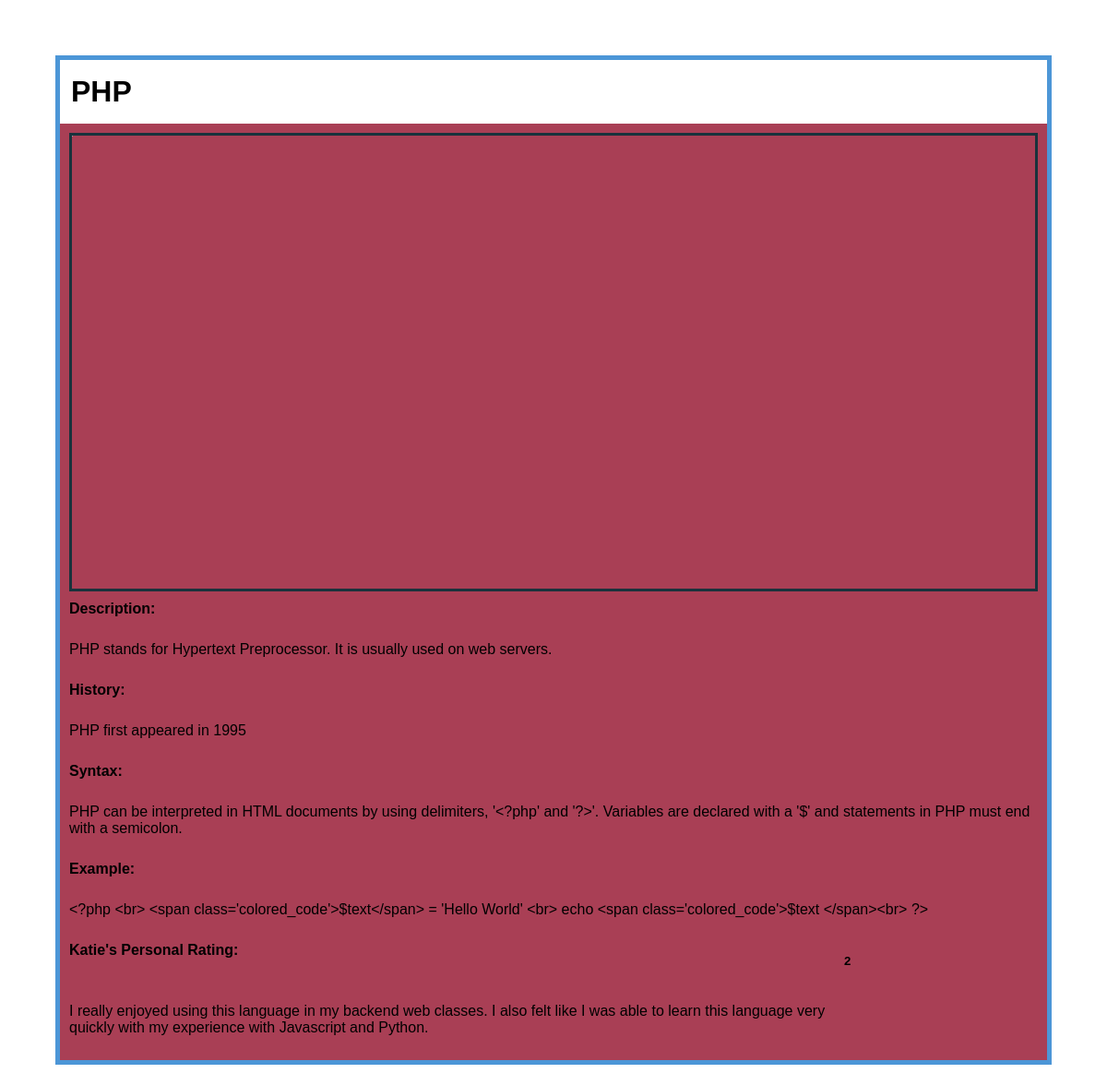
Page /4/ on the committed database.
### languages/models.py (models this page shows, shortened)
class Language(models.Model):
    name = models.CharField(max_length=20)
    description = models.TextField()
    image = models.FilePathField(path="/img")
    syntax = models.TextField()
    history = models.TextField()
    rating_reasoning = models.TextField()
    example = models.TextField()
    rating_choice = (
    (1, "Top Tier"),
    (2, "Mid Tier"),
    (3, "Low Tier"),
  )
    rating = models.CharField(max_length=1, choices=rating_choice)

### languages/views.py (the view)
# urls.py: path("<int:pk>/", views.language_detail, name="language_detail"),
def language_detail(request, pk):
    language = Language.objects.get(pk=pk)
    context = {
        'language': language
    }
    return render(request, 'language_detail.html', context)

### languages/templates/language_detail.html (shortened to what this page needs)
{% load static %}
<link rel="stylesheet" type="text/css" href="{% static 'base.css' %}" />
<h1>{{ language.name }}</h1>
<div class="detail_row">
    <div class="detail_image_container">
    </div>
    <div class="information_column">
        <h4>Description:</h4>
        <p>{{ language.description }}</p>
        <h4>History:</h4>
        <p>{{ language.history }}</p>
        <h4>Syntax:</h4>
        <p>{{ language.syntax }}</p>
        <h4>Example:</h4>
        <p>{{ language.example }}</p>
        <div class="rating">
            <h4>Katie's Personal Rating:</h4>
            <h5>{{ language.rating }}</h5>
            <p>{{ language.rating_reasoning }}</p>
        </div>
    </div>
</div>

### languages/static/base.css (style rules this page uses)
* { -moz-box-sizing: border-box; -webkit-box-sizing: border-box; box-sizing: border-box; }
h1 { padding: 6px 12px; }
h1,h2,h3,h4 { font-family: 'Georgia', sans-serif;margin:10px 0; }
.detail_image_container { border: 3px solid #19323C; }
.detail_row { padding: 10px; display: grid; grid-template-rows: 1fr 1fr ; background-color: #A93F55; }
.information_column { display:grid; background-color: #A93F55; }
.rating { display: grid; grid-template-columns: .8fr .2fr ; grid-template-rows: 1fr; }

### rows in the picture
Language: name "PHP", description "PHP stands for Hypertext Preprocessor. It is usually used on web servers.", history "PHP first appeared in 1995", syntax "PHP can be interpreted in HTML documents by using delimiters, '<?php' and '?>'. Variables are declared with a '$' and statements in PHP must end with a semicolon.", example "<?php <br> <span class='colored_code'>$text</span> = 'Hello World' <br> echo <span class='colored_code'>$text </span><br> ?>", rating "2", rating_reasoning "I really enjoyed using this language in my backend web classes. I also felt like I was able to learn this language very quickly with my experience with Javascript and Python."
